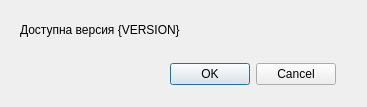
<?xml version="1.0" encoding="UTF-8"?>
<ui version="4.0">
 <class>Update</class>
 <widget class="QDialog" name="Update">
  <property name="geometry">
   <rect>
    <x>0</x>
    <y>0</y>
    <width>367</width>
    <height>107</height>
   </rect>
  </property>
  <property name="windowTitle">
   <string>Screenshotgun</string>
  </property>
  <widget class="QDialogButtonBox" name="buttonBox">
   <property name="geometry">
    <rect>
     <x>160</x>
     <y>60</y>
     <width>176</width>
     <height>29</height>
    </rect>
   </property>
   <property name="orientation">
    <enum>Qt::Horizontal</enum>
   </property>
   <property name="standardButtons">
    <set>QDialogButtonBox::Cancel|QDialogButtonBox::Ok</set>
   </property>
  </widget>
  <widget class="QLabel" name="label">
   <property name="geometry">
    <rect>
     <x>20</x>
     <y>20</y>
     <width>341</width>
     <height>19</height>
    </rect>
   </property>
   <property name="text">
    <string>Доступна версия {VERSION}</string>
   </property>
  </widget>
 </widget>
 <resources/>
 <connections>
  <connection>
   <sender>buttonBox</sender>
   <signal>accepted()</signal>
   <receiver>Update</receiver>
   <slot>accept()</slot>
   <hints>
    <hint type="sourcelabel">
     <x>248</x>
     <y>254</y>
    </hint>
    <hint type="destinationlabel">
     <x>157</x>
     <y>274</y>
    </hint>
   </hints>
  </connection>
  <connection>
   <sender>buttonBox</sender>
   <signal>rejected()</signal>
   <receiver>Update</receiver>
   <slot>reject()</slot>
   <hints>
    <hint type="sourcelabel">
     <x>316</x>
     <y>260</y>
    </hint>
    <hint type="destinationlabel">
     <x>286</x>
     <y>274</y>
    </hint>
   </hints>
  </connection>
 </connections>
</ui>
